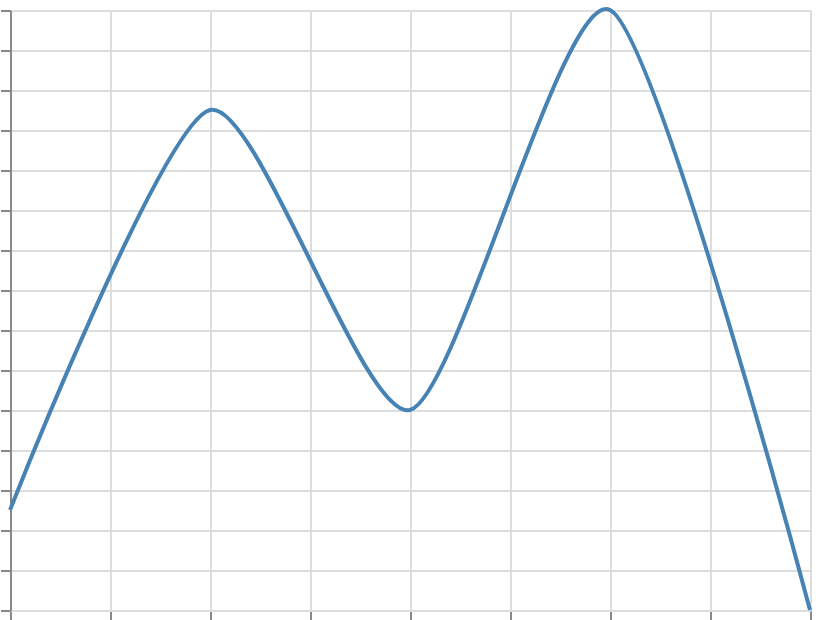

Express this chart as Vega-Lite.
### Vega specification from a JSON file in a GitHub repository (floating-point values rounded to 4 significant figures)
{"$schema": "https://vega.github.io/schema/vega/v6.json", "width": 400, "height": 300, "padding": 5, "autosize": "none", "data": [{"name": "table", "values": [{"x": 0, "y": 5}, {"x": 1, "y": 25}, {"x": 2, "y": 10}, {"x": 3, "y": 30}, {"x": 4, "y": 0}]}], "scales": [{"name": "x", "type": "linear", "domain": {"data": "table", "field": "x"}, "range": "width", "nice": true}, {"name": "y", "type": "linear", "domain": {"data": "table", "field": "y"}, "range": [{"signal": "height"}, 0], "nice": true}], "marks": [{"type": "line", "from": {"data": "table"}, "encode": {"update": {"x": {"scale": "x", "field": "x"}, "y": {"scale": "y", "field": "y"}, "stroke": {"value": "steelblue"}, "strokeWidth": {"value": 2}, "interpolate": {"value": "cardinal"}, "tension": {"value": 0.3}}}}], "axes": [{"scale": "x", "orient": "bottom", "grid": true, "labels": false}, {"scale": "y", "orient": "left", "grid": true, "labels": false}]}
